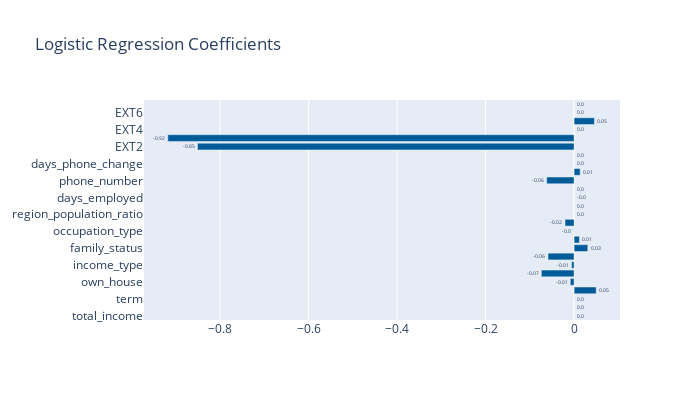

Source (notebook cell):
### Markdown cell above
#### Refitting the Model

### Code cell
model1 = LogisticRegression(**model_dict["logistic"].best_params_)
model1.fit(X_1, y_1)

# Display Model Coefficients
fig = go.Figure([
    go.Bar(y=X_train.columns, x=model1.coef_[0], text=np.round(model1.coef_[0], 2), orientation='h')
    ])

fig.update_traces(textposition='outside', marker_color='rgb(0, 92, 153)')
fig.update_layout(title='Logistic Regression Coefficients',
                  dragmode='select',
                  width=700,
                  height=400,
                  hovermode='closest')
fig.show()

### Figure 1 — Plotly figure (JSON) as saved in the notebook; plotly's stock layout.template omitted (floating-point values rounded to 4 significant figures)
{"data": [{"marker": {"color": "rgb(0, 92, 153)"}, "orientation": "h", "text": ["0.0", "0.0", "0.0", "0.05", "-0.01", "-0.07", "-0.01", "-0.06", "0.03", "0.01", "-0.0", "-0.02", "0.0", "0.0", "-0.0", "0.0", "-0.06", "0.01", "0.0", "0.0", "-0.85", "-0.92", "0.0", "0.05", "0.0", "0.0"], "textposition": "outside", "type": "bar", "x": [1.35e-07, 5.968e-08, 0.0001382, 0.04996, -0.008693, -0.07402, -0.005632, -0.05886, 0.03089, 0.01201, -0.0005944, -0.02047, 0, 1.406e-06, -3.203e-07, 6.167e-06, -0.06194, 0.01366, 3.18e-05, 0, -0.8511, -0.9183, 0, 0.0459, 0, 0], "y": ["total_income", "loan_amount", "term", "interest_rate", "own_house", "own_car", "income_type", "education_type", "family_status", "housing_type", "occupation_type", "nr_children", "region_population_ratio", "days_birth", "days_employed", "days_registration", "phone_number", "email", "days_phone_change", "family_count", "EXT2", "EXT3", "EXT4", "EXT5", "EXT6", "EXT7"]}], "layout": {"dragmode": "select", "height": 400, "hovermode": "closest", "title": {"text": "Logistic Regression Coefficients"}, "width": 700}}
